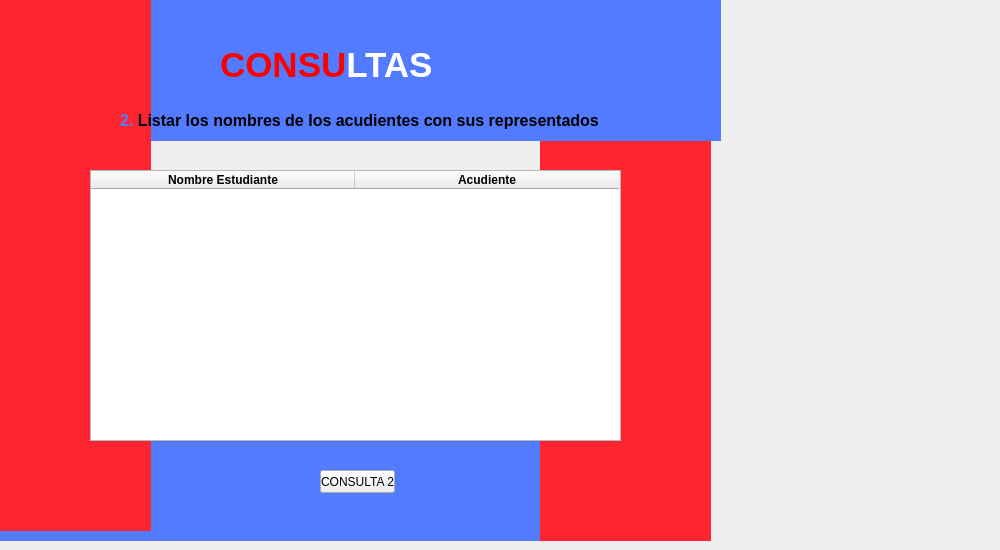
      <widget class="QWidget" name="tab">
       <attribute name="title">
        <string>Consulta 2</string>
       </attribute>
       <widget class="QTableWidget" name="Tabla_consulta_2">
        <property name="geometry">
         <rect>
          <x>90</x>
          <y>170</y>
          <width>531</width>
          <height>271</height>
         </rect>
        </property>
        <attribute name="horizontalHeaderDefaultSectionSize">
         <number>264</number>
        </attribute>
        <column>
         <property name="text">
          <string>Nombre Estudiante</string>
         </property>
         <property name="font">
          <font>
           <weight>75</weight>
           <bold>true</bold>
          </font>
         </property>
        </column>
        <column>
         <property name="text">
          <string>Acudiente</string>
         </property>
         <property name="font">
          <font>
           <weight>75</weight>
           <bold>true</bold>
          </font>
         </property>
        </column>
       </widget>
       <widget class="QLabel" name="label_94">
        <property name="geometry">
         <rect>
          <x>0</x>
          <y>0</y>
          <width>151</width>
          <height>531</height>
         </rect>
        </property>
        <property name="styleSheet">
         <string notr="true">background-color: rgb(83, 123, 255);
background-color: rgb(255, 37, 48);</string>
        </property>
        <property name="text">
         <string/>
        </property>
       </widget>
       <widget class="QLabel" name="label_95">
        <property name="geometry">
         <rect>
          <x>220</x>
          <y>20</y>
          <width>771</width>
          <height>91</height>
         </rect>
        </property>
        <property name="styleSheet">
         <string notr="true">font: 24pt &quot;Eras Bold ITC&quot;;</string>
        </property>
        <property name="text">
         <string>&lt;html&gt;&lt;head/&gt;&lt;body&gt;&lt;p&gt;&lt;span style=&quot; font-size:26pt; font-weight:600; color:#ff0000;&quot;&gt;CONSU&lt;/span&gt;&lt;span style=&quot; font-size:26pt; font-weight:600; color:#ffffff;&quot;&gt;LTAS&lt;/span&gt;&lt;/p&gt;&lt;/body&gt;&lt;/html&gt;</string>
        </property>
       </widget>
       <widget class="QLabel" name="label_96">
        <property name="geometry">
         <rect>
          <x>540</x>
          <y>0</y>
          <width>171</width>
          <height>541</height>
         </rect>
        </property>
        <property name="styleSheet">
         <string notr="true">background-color: rgb(83, 123, 255);
background-color: rgb(255, 37, 48);</string>
        </property>
        <property name="text">
         <string/>
        </property>
       </widget>
       <widget class="QLabel" name="label_97">
        <property name="geometry">
         <rect>
          <x>0</x>
          <y>0</y>
          <width>721</width>
          <height>141</height>
         </rect>
        </property>
        <property name="styleSheet">
         <string notr="true">background-color: rgb(83, 123, 255);</string>
        </property>
        <property name="text">
         <string/>
        </property>
       </widget>
       <widget class="QLabel" name="label_98">
        <property name="geometry">
         <rect>
          <x>0</x>
          <y>390</y>
          <width>541</width>
          <height>151</height>
         </rect>
        </property>
        <property name="styleSheet">
         <string notr="true">background-color: rgb(83, 123, 255);</string>
        </property>
        <property name="text">
         <string/>
        </property>
       </widget>
       <widget class="QPushButton" name="Consul_16">
        <property name="geometry">
         <rect>
          <x>320</x>
          <y>470</y>
          <width>75</width>
          <height>23</height>
         </rect>
        </property>
        <property name="text">
         <string>CONSULTA 2</string>
        </property>
       </widget>
       <widget class="QLabel" name="label_115">
        <property name="geometry">
         <rect>
          <x>120</x>
          <y>110</y>
          <width>531</width>
          <height>21</height>
         </rect>
        </property>
        <property name="whatsThis">
         <string>&lt;html&gt;&lt;head/&gt;&lt;body&gt;&lt;p&gt;xvv&lt;/p&gt;&lt;/body&gt;&lt;/html&gt;</string>
        </property>
        <property name="text">
         <string>&lt;html&gt;&lt;head/&gt;&lt;body&gt;&lt;p&gt;&lt;span style=&quot; font-size:12pt; font-weight:600; color:#537bff;&quot;&gt;2. &lt;/span&gt;&lt;span style=&quot; font-size:12pt; font-weight:600;&quot;&gt;Listar los nombres de los acudientes con sus representados&lt;/span&gt;&lt;span style=&quot; font-size:12pt; font-weight:600;&quot;/&gt;&lt;/p&gt;&lt;/body&gt;&lt;/html&gt;</string>
        </property>
       </widget>
       <zorder>label_98</zorder>
       <zorder>label_96</zorder>
       <zorder>label_97</zorder>
       <zorder>label_94</zorder>
       <zorder>Tabla_consulta_2</zorder>
       <zorder>label_95</zorder>
       <zorder>Consul_16</zorder>
       <zorder>label_115</zorder>
      </widget>
